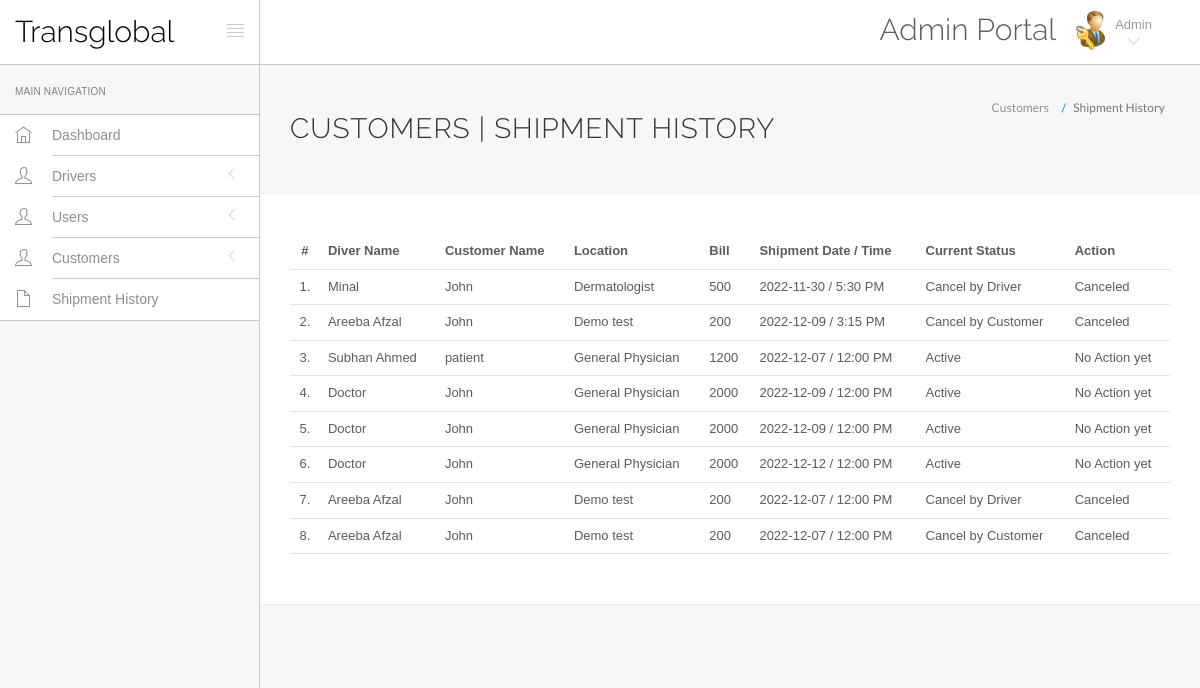
The page /hms/admin/appointment-history.php (signed in) on the database its author committed.
### tables this page shows
CREATE TABLE IF NOT EXISTS `appointment` (
  `id` int(11) NOT NULL AUTO_INCREMENT,
  `doctorSpecialization` varchar(255) DEFAULT NULL,
  `doctorId` int(11) DEFAULT NULL,
  `userId` int(11) DEFAULT NULL,
  `consultancyFees` int(11) DEFAULT NULL,
  `appointmentDate` varchar(255) DEFAULT NULL,
  `appointmentTime` varchar(255) DEFAULT NULL,
  `userStatus` int(11) DEFAULT NULL,
  `doctorStatus` int(11) DEFAULT NULL,
  PRIMARY KEY (`id`)
);

CREATE TABLE IF NOT EXISTS `doctors` (
  `id` int(11) NOT NULL AUTO_INCREMENT,
  `specilization` varchar(255) DEFAULT NULL,
  `doctorName` varchar(255) DEFAULT NULL,
  `address` longtext DEFAULT NULL,
  `docFees` varchar(255) DEFAULT NULL,
  `contactno` bigint(11) DEFAULT NULL,
  `docEmail` varchar(255) DEFAULT NULL,
  `password` varchar(255) DEFAULT NULL,
  PRIMARY KEY (`id`)
);

CREATE TABLE IF NOT EXISTS `users` (
  `id` int(11) NOT NULL AUTO_INCREMENT,
  `fullName` varchar(255) DEFAULT NULL,
  `address` longtext DEFAULT NULL,
  `city` varchar(255) DEFAULT NULL,
  `gender` varchar(255) DEFAULT NULL,
  `email` varchar(255) DEFAULT NULL,
  `password` varchar(255) DEFAULT NULL,
  `regDate` timestamp NULL DEFAULT current_timestamp(),
  `updationDate` timestamp NULL DEFAULT NULL ON UPDATE current_timestamp(),
  PRIMARY KEY (`id`),
  KEY `email` (`email`)
);

### hms/admin/appointment-history.php (the view, shortened to what this page needs)
<?php
include('include/config.php');
?>
<!DOCTYPE html>
<html lang="en">
	<head>
		<link rel="stylesheet" href="vendor/bootstrap/css/bootstrap.min.css">
		<link rel="stylesheet" href="vendor/fontawesome/css/font-awesome.min.css">
		<link rel="stylesheet" href="vendor/themify-icons/themify-icons.min.css">
		<link rel="stylesheet" href="assets/css/styles.css">
	</head>
	<body>
		<div id="app">
<?php include('include/sidebar.php');?>
			<div class="app-content">
					<?php include('include/header.php');?>
				<div class="main-content" >
					<div class="wrap-content container" id="container">
						<section id="page-title">
							<div class="row">
								<div class="col-sm-8">
									<h1 class="mainTitle">Customers  | Shipment History</h1>
																	</div>
								<ol class="breadcrumb">
									<li>
										<span>Customers </span>
									</li>
									<li class="active">
										<span>Shipment History</span>
									</li>
								</ol>
							</div>
						</section>
						<div class="container-fluid container-fullw bg-white">
									<div class="row">
								<div class="col-md-12">
									<table class="table table-hover" id="sample-table-1">
										<thead>
											<tr>
												<th class="center">#</th>
												<th class="hidden-xs">Diver Name</th>
												<th>Customer Name</th>
												<th>Location</th>
												<th>Bill</th>
												<th>Shipment Date / Time </th>
												<th>Current Status</th>
												<th>Action</th>
											</tr>
										</thead>
										<tbody>
<?php
$sql=mysqli_query($con,"select doctors.doctorName as docname,users.fullName as pname,appointment.*  from appointment join doctors on doctors.id=appointment.doctorId join users on users.id=appointment.userId ");
$cnt=1;
while($row=mysqli_fetch_array($sql))
{
?>
											<tr>
												<td class="center"><?php echo $cnt;?>.</td>
												<td class="hidden-xs"><?php echo $row['docname'];?></td>
												<td class="hidden-xs"><?php echo $row['pname'];?></td>
												<td><?php echo $row['doctorSpecialization'];?></td>
												<td><?php echo $row['consultancyFees'];?></td>
												<td><?php echo $row['appointmentDate'];?> / <?php echo
												 $row['appointmentTime'];?>
												</td>
												<td>
<?php if(($row['userStatus']==1) && ($row['doctorStatus']==1))
{
	echo "Active";
}
if(($row['userStatus']==0) && ($row['doctorStatus']==1))
{
	echo "Cancel by Customer";
}
if(($row['userStatus']==1) && ($row['doctorStatus']==0))
{
	echo "Cancel by Driver";
}
												?></td>
												<td >
												<div class="visible-md visible-lg hidden-sm hidden-xs">
							<?php if(($row['userStatus']==1) && ($row['doctorStatus']==1))
{
echo "No Action yet";
	 } else {
		echo "Canceled";
		} ?>
												</div>
												</td>
											</tr>
											<?php
$cnt=$cnt+1;
											 }?>
										</tbody>
									</table>
								</div>
							</div>
								</div>
					</div>
				</div>
			</div>
		</div>
	</body>
</html>

### hms/admin/include/sidebar.php (shortened to what this page needs)
<div class="sidebar app-aside" id="sidebar">
				<div class="sidebar-container perfect-scrollbar">
<nav>
						<div class="navbar-title">
							<span>Main Navigation</span>
						</div>
						<ul class="main-navigation-menu">
							<li>
								<a href="dashboard.php">
									<div class="item-content">
										<div class="item-media">
											<i class="ti-home"></i>
										</div>
										<div class="item-inner">
											<span class="title"> Dashboard </span>
										</div>
									</div>
								</a>
							</li>
							<li>
								<a href="javascript:void(0)">
									<div class="item-content">
										<div class="item-media">
											<i class="ti-user"></i>
										</div>
										<div class="item-inner">
											<span class="title"> Drivers </span><i class="icon-arrow"></i>
										</div>
									</div>
								</a>
								</li>
				<li>
								<a href="javascript:void(0)">
									<div class="item-content">
										<div class="item-media">
											<i class="ti-user"></i>
										</div>
										<div class="item-inner">
											<span class="title"> Users </span><i class="icon-arrow"></i>
										</div>
									</div>
								</a>
								</li>
								<li>
								<a href="javascript:void(0)">
									<div class="item-content">
										<div class="item-media">
											<i class="ti-user"></i>
										</div>
										<div class="item-inner">
											<span class="title"> Customers </span><i class="icon-arrow"></i>
										</div>
									</div>
								</a>
								</li>
<li>
								<a href="appointment-history.php">
									<div class="item-content">
										<div class="item-media">
											<i class="ti-file"></i>
										</div>
										<div class="item-inner">
											<span class="title"> Shipment History </span>
										</div>
									</div>
								</a>
							</li>
	</ul>
					</nav>
					</div>
			</div>

### hms/admin/include/header.php (shortened to what this page needs)
<header class="navbar navbar-default navbar-static-top">
					<div class="navbar-header">
						<a class="navbar-brand" href="#">
							<h2 style="padding-top:15px; color:#000 ">Transglobal</h2>
						</a>
						<a href="#" class="sidebar-toggler pull-right visible-md visible-lg" data-toggle-class="app-sidebar-closed" data-toggle-target="#app">
							<i class="ti-align-justify"></i>
						</a>
					</div>
					<div class="navbar-collapse collapse">
						<ul class="nav navbar-right">
								<li  style="padding-top:4% ">
								<h2>Admin Portal </h2>
							</li>
							<li class="dropdown current-user">
								<a href class="dropdown-toggle" data-toggle="dropdown">
									<img src="assets/images/admins.png" > <span class="username">
			Admin
									<i class="ti-angle-down"></i></i></span>
								</a>
							</li>
						</ul>
					</div>
				</header>

### rows shown on the page
appointment: doctorId.doctorName "Minal", userId.fullName "John", doctorSpecialization "Dermatologist", consultancyFees "500", appointmentDate "2022-11-30", appointmentTime "5:30 PM", userStatus "Cancel by Driver"
appointment: doctorId.doctorName "Areeba Afzal", userId.fullName "John", doctorSpecialization "Demo test", consultancyFees "200", appointmentDate "2022-12-09", appointmentTime "3:15 PM", userStatus "Cancel by Customer"
appointment: doctorId.doctorName "Subhan Ahmed", userId.fullName "patient", doctorSpecialization "General Physician", consultancyFees "1200", appointmentDate "2022-12-07", appointmentTime "12:00 PM", userStatus "Active"
appointment: doctorId.doctorName "Doctor", userId.fullName "John", doctorSpecialization "General Physician", consultancyFees "2000", appointmentDate "2022-12-09", appointmentTime "12:00 PM", userStatus "Active"
appointment: doctorId.doctorName "Doctor", userId.fullName "John", doctorSpecialization "General Physician", consultancyFees "2000", appointmentDate "2022-12-09", appointmentTime "12:00 PM", userStatus "Active"
appointment: doctorId.doctorName "Doctor", userId.fullName "John", doctorSpecialization "General Physician", consultancyFees "2000", appointmentDate "2022-12-12", appointmentTime "12:00 PM", userStatus "Active"
appointment: doctorId.doctorName "Areeba Afzal", userId.fullName "John", doctorSpecialization "Demo test", consultancyFees "200", appointmentDate "2022-12-07", appointmentTime "12:00 PM", userStatus "Cancel by Driver"
appointment: doctorId.doctorName "Areeba Afzal", userId.fullName "John", doctorSpecialization "Demo test", consultancyFees "200", appointmentDate "2022-12-07", appointmentTime "12:00 PM", userStatus "Cancel by Customer"
